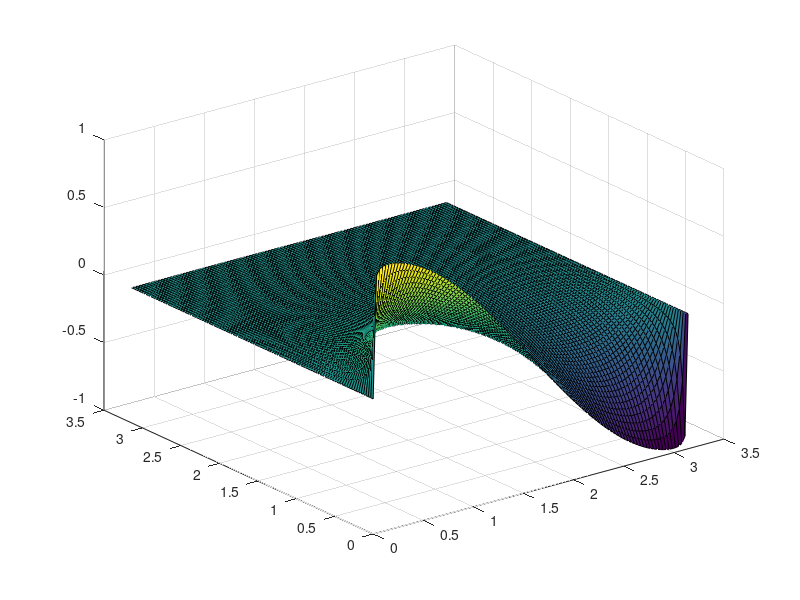

Write MATLAB code to recreate this figure.
X=0;
Y=0;
[X,Y] = meshgrid(0:pi/100:pi);
Z = 0;
for k = 2:2:200
Z =Z + (k/(k^2-1))*exp(Y*(-k)).*sin(X*k);
end
Z = Z * (4/pi);
surf(X,Y,Z)